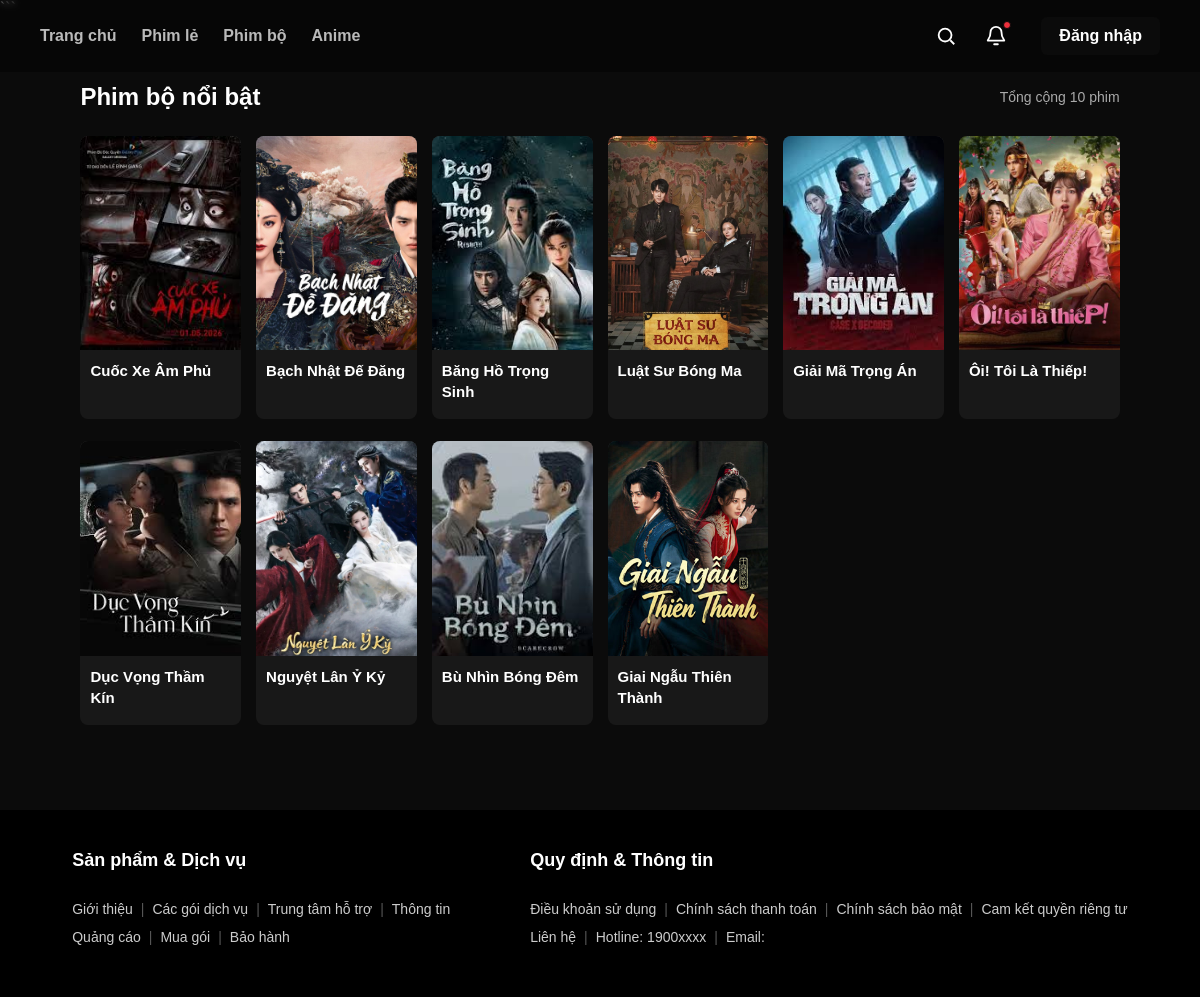
The app's page /danhsach.php with its own data.
### tables this page shows
CREATE TABLE `sanpham` (
  `id_sp` int(10) NOT NULL,
  `ten_sp` varchar(50) NOT NULL,
  `anh_sp` varchar(100) NOT NULL,
  `tomtat_sp` varchar(200) NOT NULL,
  `chitiet_sp` text NOT NULL,
  `video_sp` varchar(500) NOT NULL
);

### danhsach.php (the view, shortened to what this page needs)
<?php
require_once 'connect.php';
$nguon = $_GET['nguon'] ?? 'sanpham';
$theLoai = [
    'sanpham' => [
        'ten' => 'Phim bộ nổi bật',
        'id' => 'id_sp',
        'ten_phim' => 'ten_sp',
        'anh' => 'anh_sp',
        'tomtat' => 'tomtat_sp'
    ],
    'sanpham2' => [
        'ten' => 'Anime nổi bật',
        'id' => 'id_sp2',
        'ten_phim' => 'ten_sp2',
        'anh' => 'anh_sp2',
        'tomtat' => 'tomtat_sp2'
    ],
    'sanpham3' => [
        'ten' => 'Phim lẻ đặc sắc',
        'id' => 'id_sp3',
        'ten_phim' => 'ten_sp3',
        'anh' => 'anh_sp3',
        'tomtat' => 'tomtat_sp3'
    ]
];
$config = $theLoai[$nguon];
$limit = 18;
$page = max(1, (int)($_GET['page'] ?? 1));
$sqlCount = "SELECT COUNT(*) AS tong FROM {$nguon}";
$resultCount = $conn->query($sqlCount);
$tongPhim = $resultCount
    ? (int)$resultCount->fetch_assoc()['tong']
    : 0;
$tongTrang = max(1, (int)ceil($tongPhim / $limit));
$page = min($page, $tongTrang);
$offset = ($page - 1) * $limit;
$idCol = $config['id'];
$tenCol = $config['ten_phim'];
$anhCol = $config['anh'];
$tomtatCol = $config['tomtat'];
$sql = "SELECT
            `$idCol` AS id,
            `$tenCol` AS ten,
            `$anhCol` AS anh,
            `$tomtatCol` AS tomtat
        FROM `$nguon`
        ORDER BY `$idCol` DESC
        LIMIT $limit OFFSET $offset";
$result = $conn->query($sql);
$phim = [];
if ($result) {
    while ($row = $result->fetch_assoc()) {
        $phim[] = $row;
    }
}
function e($value) {
    return htmlspecialchars((string)$value, ENT_QUOTES, 'UTF-8');
}
?>
<!DOCTYPE html>
<html lang="vi">
<head>
    <link rel="stylesheet" href="css/trangchu.css">
</head>
<body>
<?php include("header.php"); ?>
<main class="list-page">
    <div class="list-heading">
        <h2><?= e($config['ten']) ?></h2>
        <div class="movie-count">
            Tổng cộng <?= $tongPhim ?> phim
        </div>
    </div>
    <?php if (!empty($phim)): ?>
        <div class="movie-grid">
            <?php foreach ($phim as $movie): ?>
                <div class="movie-card">
                    <a href="xemphim.php?id=<?= (int)$movie['id'] ?>&amp;nguon=<?= e($nguon) ?>"
                       title="<?= e($movie['ten']) ?>">
                        <img
                            src="<?= e($movie['anh']) ?>"
                            alt="<?= e($movie['ten']) ?>"
                            loading="lazy"
                        >
                        <div class="movie-info">
                            <h3 class="movie-title">
                                <?= e($movie['ten']) ?>
                            </h3>
                        </div>
                    </a>
                </div>
            <?php endforeach; ?>
        </div>
    <?php else: ?>
        <div class="empty-message">
            Chưa có phim trong mục này.
        </div>
    <?php endif; ?>
</main>
<?php include("footer.php"); ?>
</body>
</html>

### css/trangchu.css (style rules this page uses)
* { margin: 0; padding: 0; box-sizing: border-box; }
body { margin: 0; background: #0b0b0b; color: #fff; font-family: Arial, sans-serif; }

### css/header.css (style rules this page uses)
body { margin: 0; font-family: Arial; background: #0b0b0b; color: white; }

### danhsach.php (style rules this page uses)
body { margin: 0; background: #0b0b0b; color: white; font-family: Arial, sans-serif; }
.list-page { padding: 35px 6.7%; min-height: 70vh; }
.list-heading { display: flex; justify-content: space-between; align-items: center; gap: 15px; flex-wrap: wrap; margin-bottom: 25px; padding-top: 30px; }
.movie-count { color: #aaa; font-size: 14px; }
.movie-grid { display: grid; grid-template-columns: repeat(6, minmax(0, 1fr)); gap: 22px 15px; }
.movie-card { min-width: 0; overflow: hidden; border-radius: 8px; background: #181818; transition: transform .25s; }
.movie-card a { color: white; text-decoration: none; }
.movie-card img { display: block; width: 100%; aspect-ratio: 3 / 4; object-fit: cover; background: #292929; }
.movie-info { padding: 10px; }
.movie-title { margin: 0 0 7px; font-size: 15px; line-height: 1.4; }

### records on screen
sanpham: anh_sp (picture), ten_sp "Cuốc Xe Âm Phủ"
sanpham: anh_sp (picture), ten_sp "Bạch Nhật Đế Đăng"
sanpham: anh_sp (picture), ten_sp "Băng Hồ Trọng Sinh"
sanpham: anh_sp (picture), ten_sp "Luật Sư Bóng Ma"
sanpham: anh_sp (picture), ten_sp "Giải Mã Trọng Án"
sanpham: anh_sp (picture), ten_sp "Ôi! Tôi Là Thiếp!"
sanpham: anh_sp (picture), ten_sp "Dục Vọng Thầm Kín"
sanpham: anh_sp (picture), ten_sp "Nguyệt Lân Ỷ Kỷ"
sanpham: anh_sp (picture), ten_sp "Bù Nhìn Bóng Đêm"
sanpham: anh_sp (picture), ten_sp "Giai Ngẫu Thiên Thành"

### other values on screen
$config['ten'] "Phim bộ nổi bật"
$tongPhim "10"
